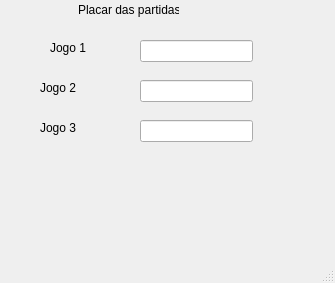
<?xml version="1.0" encoding="UTF-8"?>
<ui version="4.0">
 <class>MainWindow</class>
 <widget class="QMainWindow" name="MainWindow">
  <property name="geometry">
   <rect>
    <x>0</x>
    <y>0</y>
    <width>335</width>
    <height>283</height>
   </rect>
  </property>
  <property name="windowTitle">
   <string>MainWindow</string>
  </property>
  <widget class="QWidget" name="centralwidget">
   <widget class="QLineEdit" name="lineEdit">
    <property name="geometry">
     <rect>
      <x>140</x>
      <y>40</y>
      <width>113</width>
      <height>22</height>
     </rect>
    </property>
   </widget>
   <widget class="QLabel" name="label">
    <property name="geometry">
     <rect>
      <x>50</x>
      <y>40</y>
      <width>49</width>
      <height>16</height>
     </rect>
    </property>
    <property name="text">
     <string>Jogo 1</string>
    </property>
   </widget>
   <widget class="QLabel" name="label_2">
    <property name="geometry">
     <rect>
      <x>78</x>
      <y>0</y>
      <width>101</width>
      <height>20</height>
     </rect>
    </property>
    <property name="text">
     <string>Placar das partidas</string>
    </property>
   </widget>
   <widget class="QLabel" name="label_3">
    <property name="geometry">
     <rect>
      <x>40</x>
      <y>80</y>
      <width>49</width>
      <height>16</height>
     </rect>
    </property>
    <property name="text">
     <string>Jogo 2</string>
    </property>
   </widget>
   <widget class="QLineEdit" name="lineEdit_2">
    <property name="geometry">
     <rect>
      <x>140</x>
      <y>80</y>
      <width>113</width>
      <height>22</height>
     </rect>
    </property>
   </widget>
   <widget class="QLabel" name="label_4">
    <property name="geometry">
     <rect>
      <x>40</x>
      <y>120</y>
      <width>49</width>
      <height>16</height>
     </rect>
    </property>
    <property name="text">
     <string>Jogo 3</string>
    </property>
   </widget>
   <widget class="QLineEdit" name="lineEdit_3">
    <property name="geometry">
     <rect>
      <x>140</x>
      <y>120</y>
      <width>113</width>
      <height>22</height>
     </rect>
    </property>
   </widget>
  </widget>
  <widget class="QMenuBar" name="menubar">
   <property name="geometry">
    <rect>
     <x>0</x>
     <y>0</y>
     <width>335</width>
     <height>22</height>
    </rect>
   </property>
  </widget>
  <widget class="QStatusBar" name="statusbar"/>
 </widget>
 <resources/>
 <connections/>
</ui>
